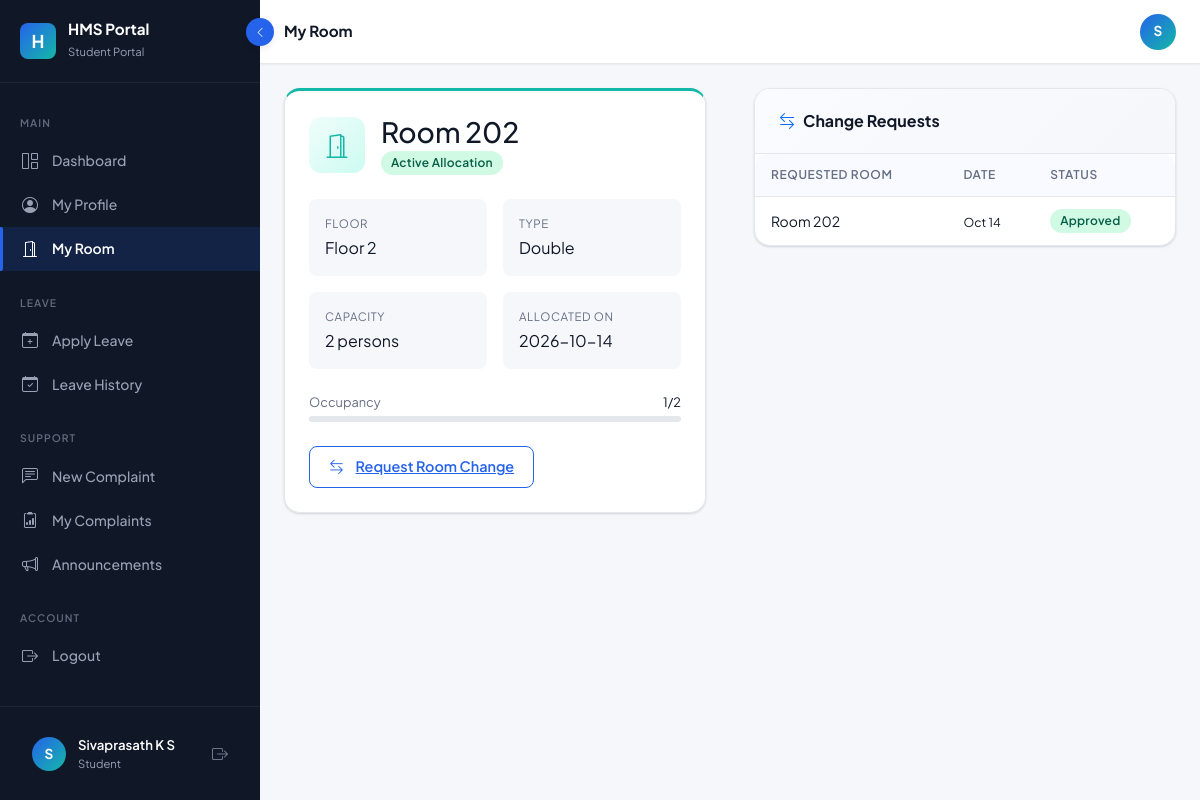
Screenshot of /student/my-room (signed in) with the database file from the repository.
### tables this page shows
CREATE TABLE Users (
    user_id       INTEGER PRIMARY KEY AUTOINCREMENT,
    email         TEXT NOT NULL UNIQUE,
    password_hash TEXT NOT NULL,
    role          TEXT NOT NULL DEFAULT 'student' CHECK(role IN ('admin','student')),
    full_name     TEXT NOT NULL,
    phone         TEXT,
    is_active     INTEGER NOT NULL DEFAULT 1,
    created_at    TEXT NOT NULL DEFAULT (datetime('now')),
    updated_at    TEXT NOT NULL DEFAULT (datetime('now'))
);

CREATE TABLE Rooms (
    room_id        INTEGER PRIMARY KEY AUTOINCREMENT,
    room_number    TEXT NOT NULL UNIQUE,
    floor          INTEGER NOT NULL DEFAULT 1,
    room_type      TEXT NOT NULL DEFAULT 'Single' CHECK(room_type IN ('Single','Double','Triple','Dormitory')),
    capacity       INTEGER NOT NULL DEFAULT 1,
    occupied_count INTEGER NOT NULL DEFAULT 0,
    status         TEXT NOT NULL DEFAULT 'Available' CHECK(status IN ('Available','Full','Maintenance','Closed')),
    created_at     TEXT NOT NULL DEFAULT (datetime('now')),
    updated_at     TEXT NOT NULL DEFAULT (datetime('now'))
);

CREATE TABLE Allocations (
    allocation_id   INTEGER PRIMARY KEY AUTOINCREMENT,
    student_id      INTEGER NOT NULL REFERENCES Students(student_id) ON DELETE CASCADE,
    room_id         INTEGER NOT NULL REFERENCES Rooms(room_id) ON DELETE CASCADE,
    allocation_date TEXT NOT NULL,
    vacate_date     TEXT,
    status          TEXT NOT NULL DEFAULT 'Active' CHECK(status IN ('Active','Vacated')),
    created_at      TEXT NOT NULL DEFAULT (datetime('now'))
);

CREATE TABLE RoomChangeRequests (
    request_id        INTEGER PRIMARY KEY AUTOINCREMENT,
    student_id        INTEGER NOT NULL REFERENCES Students(student_id) ON DELETE CASCADE,
    current_room_id   INTEGER NOT NULL REFERENCES Rooms(room_id),
    requested_room_id INTEGER NOT NULL REFERENCES Rooms(room_id),
    reason            TEXT,
    status            TEXT NOT NULL DEFAULT 'Pending' CHECK(status IN ('Pending','Approved','Rejected')),
    reviewed_by       INTEGER REFERENCES Users(user_id),
    reviewed_at       TEXT,
    requested_at      TEXT NOT NULL DEFAULT (datetime('now'))
);

### routes/student_routes.py (the view)
@student_bp.route('/my-room')
@student_required
def my_room():
    user_id = session['user_id']
    student = student_service.get_student_by_user_id(user_id)
    if not student:
        flash('Student profile not found. Contact admin.', 'warning')
        return redirect(url_for('auth.logout'))
    allocation = room_service.get_active_allocation(student['student_id'])
    change_requests = room_service.get_change_requests(student['student_id'])
    return render_template('student/my_room.html',
        student=student, allocation=allocation, change_requests=change_requests)

### app.py (called while the page is built, shortened)
def create_app():
    basedir = os.path.abspath(os.path.dirname(__file__))
    app = Flask(
        __name__,
        template_folder=os.path.join(basedir, 'templates'),
        static_folder=os.path.join(basedir, 'static')
    )
    app.config.from_object(Config)
    with app.app_context():
        init_db()
    app.register_blueprint(auth_bp)
    app.register_blueprint(student_bp)
    app.register_blueprint(admin_bp)
    @app.template_filter('format_date')
    def format_date(val, fmt='%b %d, %Y'):
        if not val:
            return ''
        if hasattr(val, 'strftime'):
            try:
                return val.strftime(fmt)
            except Exception:
                pass
    app.teardown_appcontext(close_db)
    return app

### models/db.py (called while the page is built, shortened)
def get_db_path():
    if os.environ.get('DATABASE_FILE'):
        return os.environ['DATABASE_FILE']

def get_db():
    if 'db' not in g:
        db_path = get_db_path()
        g.db = sqlite3.connect(
            db_path,
            detect_types=sqlite3.PARSE_DECLTYPES | sqlite3.PARSE_COLNAMES
        )
        g.db.row_factory = sqlite3.Row   # rows behave like dicts
        g.db.execute("PRAGMA foreign_keys = ON")
        try:
            g.db.execute("PRAGMA journal_mode = WAL")
        except sqlite3.OperationalError:
            g.db.execute("PRAGMA journal_mode = DELETE")
    return g.db

def _wrap_row(d):
    for k, v in d.items():
        if isinstance(v, str) and (k in DATE_KEYS or k.endswith('_date') or k.endswith('_at')):
            d[k] = DateString(v)
    return d

def fetchall(sql, params=()):
    cur = get_db().execute(sql, params)
    rows = cur.fetchall()
    return [_wrap_row(dict(r)) for r in rows]

def fetchone(sql, params=()):
    cur = get_db().execute(sql, params)
    row = cur.fetchone()
    return _wrap_row(dict(row)) if row else None

    def strftime(self, fmt):
        try:
            from datetime import datetime
            clean = self.strip().replace('Z', '')
            if 'T' in clean:
                dt = datetime.fromisoformat(clean)
            elif ' ' in clean:
                dt = datetime.strptime(clean.split('.')[0], '%Y-%m-%d %H:%M:%S')
            else:
                dt = datetime.strptime(clean, '%Y-%m-%d')
            return dt.strftime(fmt)
        except Exception:
            return self

### templates/student/my_room.html (shortened to what this page needs)
{% extends "layouts/dashboard.html" %}
{% block page_title %}My Room{% endblock %}
{% block sidebar_role %}Student Portal{% endblock %}
{% block sidebar_nav %}{% include 'student/_nav.html' %}{% endblock %}
{% block content %}
<div class="animate-fade-in-up">
{% if allocation %}
  <div class="row g-5 mb-5">
    <div class="col-md-6">
      <div class="hms-card" style="border-top:3px solid var(--hms-teal);">
        <div class="hms-card-body">
          <div class="d-flex align-items-center gap-3 mb-4">
            <div class="stat-icon stat-icon-teal" style="width:56px;height:56px;font-size:1.5rem;">
              <i class="bi bi-door-open"></i>
            </div>
            <div>
              <h3 class="mb-0 fw-700">Room {{ allocation.room_number }}</h3>
              <span class="badge-hms badge-active">Active Allocation</span>
            </div>
          </div>
          <div class="row g-3">
            <div class="col-6">
              <div class="p-3 rounded-3" style="background:var(--hms-bg);">
                <div style="font-size:0.72rem;color:var(--hms-text-muted);text-transform:uppercase;letter-spacing:0.05em;">Floor</div>
                <div class="fw-700 mt-1">Floor {{ allocation.floor }}</div>
              </div>
            </div>
            <div class="col-6">
              <div class="p-3 rounded-3" style="background:var(--hms-bg);">
                <div style="font-size:0.72rem;color:var(--hms-text-muted);text-transform:uppercase;letter-spacing:0.05em;">Type</div>
                <div class="fw-700 mt-1">{{ allocation.room_type }}</div>
              </div>
            </div>
            <div class="col-6">
              <div class="p-3 rounded-3" style="background:var(--hms-bg);">
                <div style="font-size:0.72rem;color:var(--hms-text-muted);text-transform:uppercase;letter-spacing:0.05em;">Capacity</div>
                <div class="fw-700 mt-1">{{ allocation.capacity }} persons</div>
              </div>
            </div>
            <div class="col-6">
              <div class="p-3 rounded-3" style="background:var(--hms-bg);">
                <div style="font-size:0.72rem;color:var(--hms-text-muted);text-transform:uppercase;letter-spacing:0.05em;">Allocated On</div>
                <div class="fw-700 mt-1">{{ allocation.allocation_date }}</div>
              </div>
            </div>
          </div>
          <div class="mt-4">
            <div class="d-flex justify-content-between mb-1" style="font-size:0.8rem;">
              <span style="color:var(--hms-text-muted);">Occupancy</span>
              <span class="fw-600">{{ allocation.occupied_count }}/{{ allocation.capacity }}</span>
            </div>
            {% set pct = ((allocation.occupied_count / allocation.capacity) * 100)|int %}
            <div class="hms-progress">
            </div>
          </div>
          <a href="{{ url_for('student.room_change_request') }}" class="btn-hms-outline d-inline-flex mt-4">
            <i class="bi bi-arrow-left-right me-1"></i> Request Room Change
          </a>
        </div>
      </div>
    </div>
    <div class="col-md-6">
      <div class="hms-card">
        <div class="hms-card-header"><span class="hms-card-title"><i class="bi bi-arrow-left-right text-primary"></i> Change Requests</span></div>
        <div class="hms-card-body p-0">
          {% if change_requests %}
          <div class="table-responsive-hms">
            <table class="hms-table">
              <thead><tr><th>Requested Room</th><th>Date</th><th>Status</th></tr></thead>
              <tbody>
              {% for req in change_requests %}
              <tr>
                <td class="fw-600">Room {{ req.requested_room }}</td>
                <td><small>{{ req.requested_at|format_date('%b %d') }}</small></td>
                <td><span class="badge-hms badge-{{ req.status.lower() }}">{{ req.status }}</span></td>
              </tr>
              {% endfor %}
              </tbody>
            </table>
          </div>
          {% else %}
          <div class="empty-state"><div class="empty-state-icon"><i class="bi bi-arrow-left-right"></i></div><div class="empty-state-title">No change requests</div></div>
          {% endif %}
        </div>
      </div>
    </div>
  </div>
{% endif %}
</div>
{% endblock %}

### templates/layouts/dashboard.html (shortened to what this page needs)
{% extends "layouts/base.html" %}
{% block body %}
<nav class="hms-sidebar" id="hmsSidebar">
  <div class="sidebar-brand">
    <div class="brand-logo">H</div>
    <div class="brand-text">
      <span class="brand-name">HMS Portal</span>
      <span class="brand-sub">{% block sidebar_role %}Student{% endblock %}</span>
    </div>
  </div>
  <div class="sidebar-nav">
    {% block sidebar_nav %}{% endblock %}
  </div>
  <div class="sidebar-footer">
    <div class="user-card" title="{{ session.name }}">
      <div class="user-avatar">{{ session.name[0]|upper if session.name else 'U' }}</div>
      <div class="user-info">
        <div class="user-name">{{ session.name }}</div>
        <div class="user-role">{{ session.role|capitalize }}</div>
      </div>
      <a href="{{ url_for('auth.logout') }}" class="ms-auto text-muted" style="font-size:1rem; color:rgba(152,162,179,0.7)!important; text-decoration:none;" title="Logout">
        <i class="bi bi-box-arrow-right"></i>
      </a>
    </div>
  </div>
</nav>
<button class="sidebar-toggle" id="sidebarToggle" aria-label="Toggle sidebar">
  <i class="bi bi-chevron-left toggle-icon"></i>
</button>
<main class="hms-main" id="hmsMain">
  <header class="hms-topbar">
    <div class="d-flex align-items-center gap-3">
      <div>
        <h6 class="mb-0 fw-700" style="font-weight:700; font-size:0.95rem;">
          {% block page_title %}Dashboard{% endblock %}
        </h6>
      </div>
    </div>
    <div class="topbar-actions">
      <div class="topbar-avatar" title="{{ session.name }}">
        {{ session.name[0]|upper if session.name else 'U' }}
      </div>
    </div>
  </header>
  <div class="hms-page-content">
    {% block content %}{% endblock %}
  </div>
</main>
{% endblock %}

### static/css/main.css (style rules this page uses)
*, *::before, *::after { box-sizing: border-box; }
body { font-family: 'Plus Jakarta Sans', 'Inter', system-ui, -apple-system, sans-serif; background: var(--hms-bg); color: var(--hms-text); margin: 0; padding: 0; -webkit-font-smoothing: antialiased; }
a { color: var(--hms-blue); }
.topbar-actions { display: flex; align-items: center; gap: var(--space-3); }
.topbar-avatar { width: 36px; height: 36px; background: linear-gradient(135deg, var(--hms-blue), var(--hms-teal)); border-radius: 50%; display: flex; align-items: center; justify-content: center; color: #fff; font-weight: 700; font-size: 0.85rem; cursor: pointer; }
.table-responsive-hms { overflow-x: auto; border-radius: var(--radius-md); }

### rows the page displays
Users: name "Sivaprasath K S", role "Student"
Rooms: room_number "202", floor "2", room_type "Double", capacity "2", occupied_count "1"
Allocations: allocation_date "2026-10-14"
RoomChangeRequests: requested_room "202", requested_at "Oct 14", status "Approved"

### other values shown
{{ session.name[0]|upper if session.name else 'U' }} "S"
